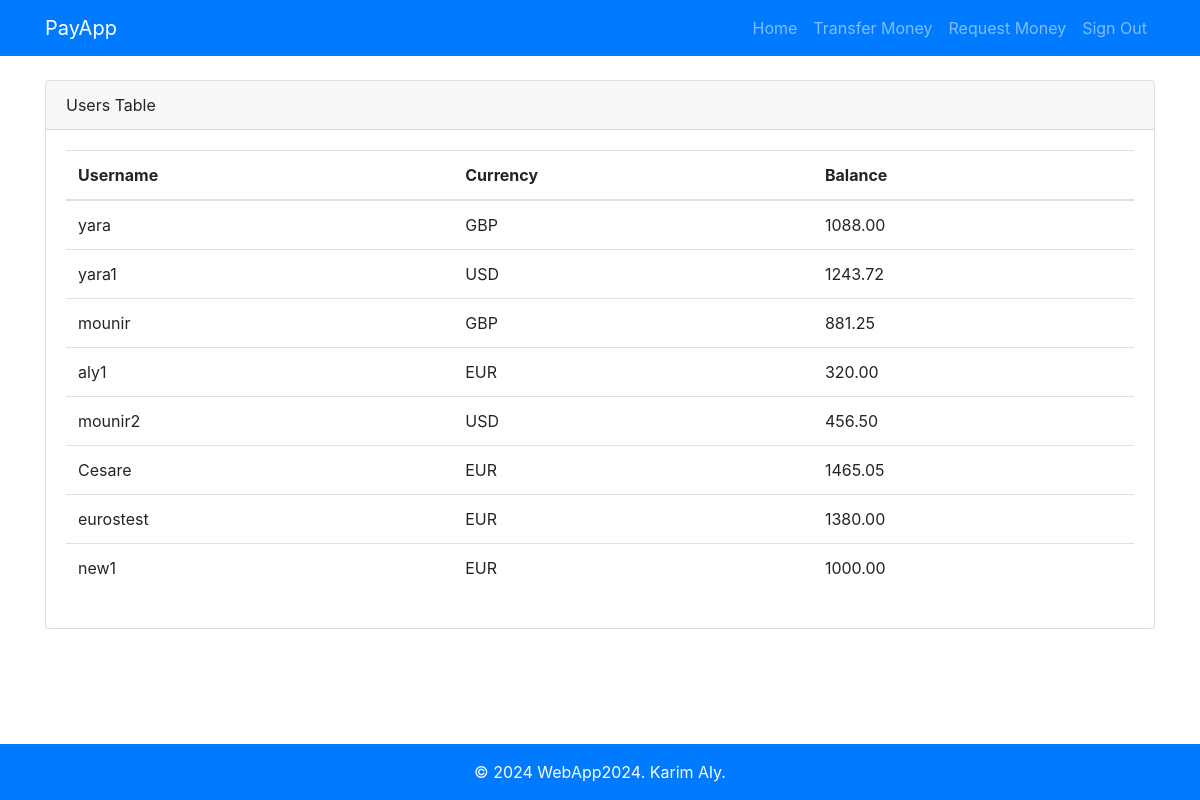
/admin-dashboard/ (signed in), run on the app's committed database.
### register/models.py (models this page shows)
class UserProfile(models.Model):
    CURRENCY_CHOICES = (
        ('GBP', 'Pound'),
        ('USD', 'Dollar'),
        ('EUR', 'Euro'),
    )
    user = models.OneToOneField(User, on_delete=models.CASCADE)
    balance = models.DecimalField(max_digits=10, decimal_places=2, default=1000.00)
    currency = models.CharField(max_length=3, choices=CURRENCY_CHOICES, default='GBP')
    def __str__(self):
        return self.user.username

### payapp/views.py (the view)
# urls.py: path("admin-dashboard/",admin_dashboard, name="users"),
@login_required
def admin_dashboard(request):
    users = UserProfile.objects.all()
    print(users)
    return render(request, 'payapp/users.html', {'users': users})

### templates/payapp/users.html
{% extends "base.html" %}
{% load crispy_forms_tags %}
{% block content %}
<div id="usersView" class="row" >
    <div class="col-md-12">
        <div class="card">
            <div class="card-header">
                Users Table
            </div>
            <div class="card-body">
                <table class="table">
                    <thead>
                    <tr>
                        <th>Username</th>
                        <th>Currency</th>
                        <th>Balance</th>
                    </tr>
                    </thead>
                    <tbody>
                    {% for user in users %}
                        <tr>
                            <td>{{ user.user }}</td>
                            <td>{{ user.currency }}</td>
                            <td>{{ user.balance }}</td>
                        </tr>
                    {% empty %}
                        <tr>
                            <td colspan="3">No users found</td>
                        </tr>
                    {% endfor %}
                    </tbody>
                </table>
            </div>
        </div>
    </div>
</div>
{% endblock %}

### data on the page
UserProfile: user "yara", currency "GBP", balance "1088.00"
UserProfile: user "yara1", currency "USD", balance "1243.72"
UserProfile: user "mounir", currency "GBP", balance "881.25"
UserProfile: user "aly1", currency "EUR", balance "320.00"
UserProfile: user "mounir2", currency "USD", balance "456.50"
UserProfile: user "Cesare", currency "EUR", balance "1465.05"
UserProfile: user "eurostest", currency "EUR", balance "1380.00"
UserProfile: user "new1", currency "EUR", balance "1000.00"
